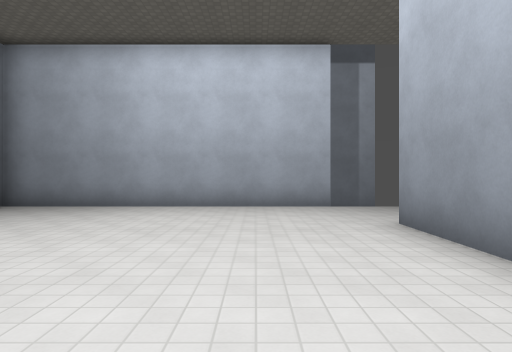
[1] (above)

17 first-person views from a walk through a Godot game level. The camera is 1.5 m above the floor, looks level and sees 75° across. The floor is counted in squares, 2 m on a side. Each view is taken from the middle of a square. On the plan, view 1 faces up. The plan holds only what a view shows up to about 11 squares ahead; the rest is blank. Flat picture figures and markers are left out. Surface patterns are stand-ins for the level's own textures.

[2]
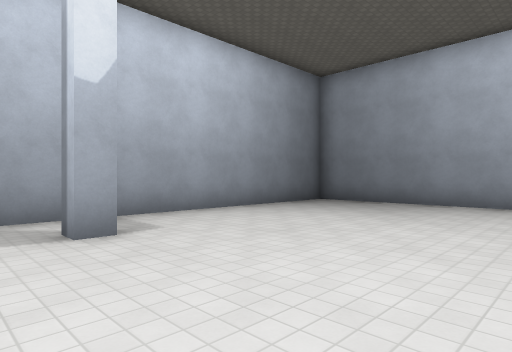

[3]
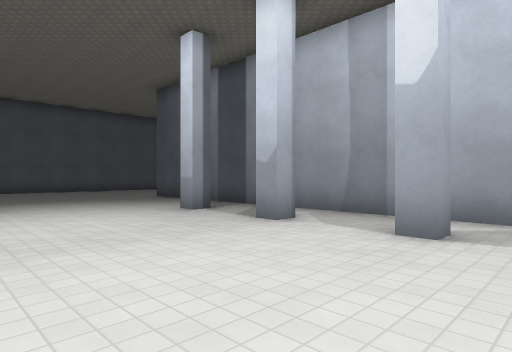

[4]
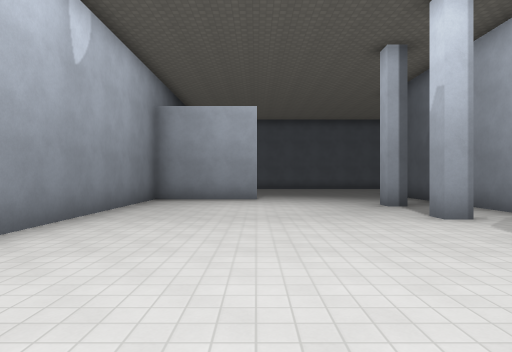

[5]
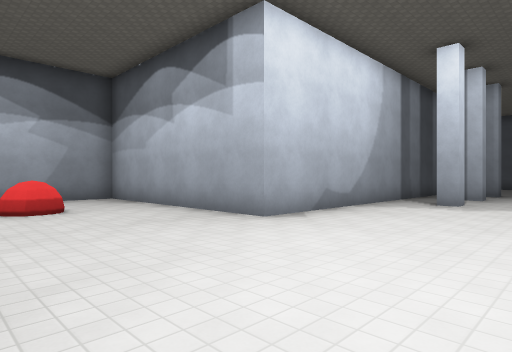

[6]
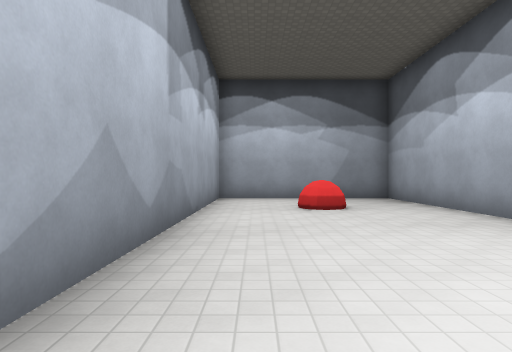

[7]
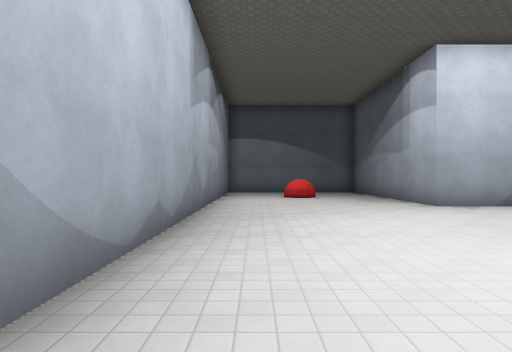

[8]
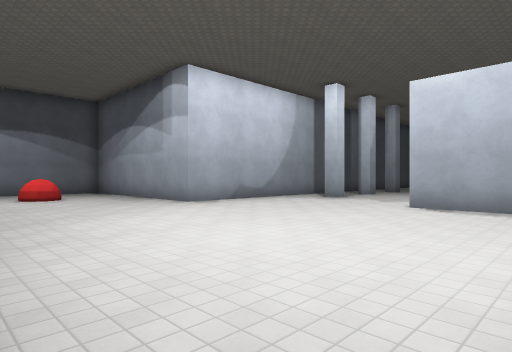

[9]
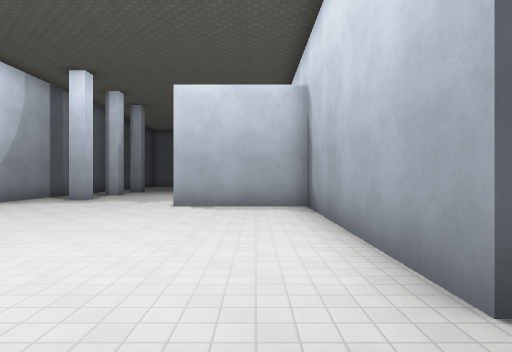

[10]
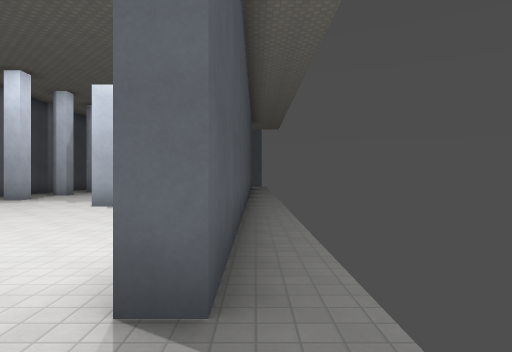

[11]
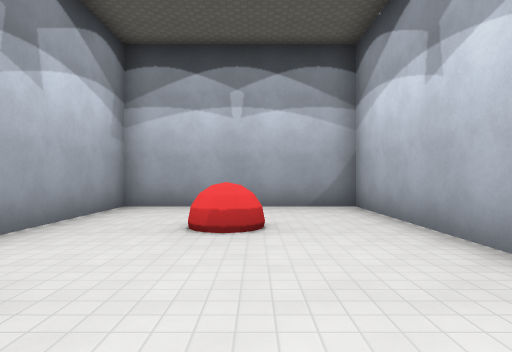

[12]
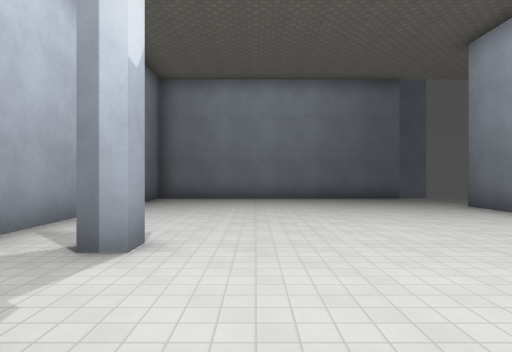

[13]
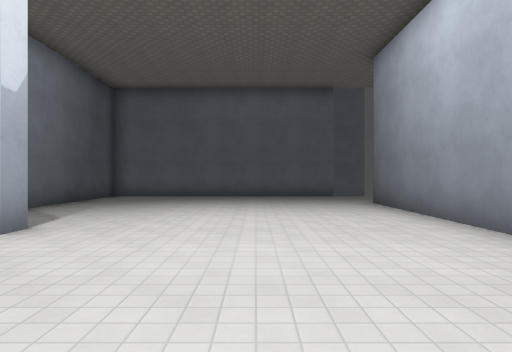

[14]
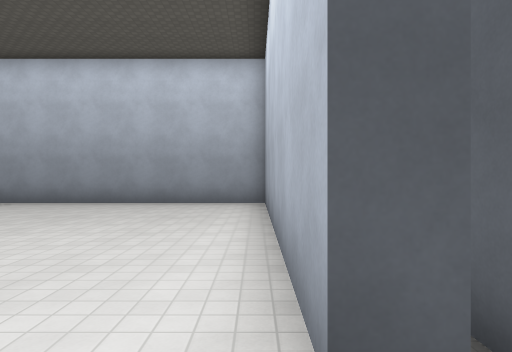

[15]
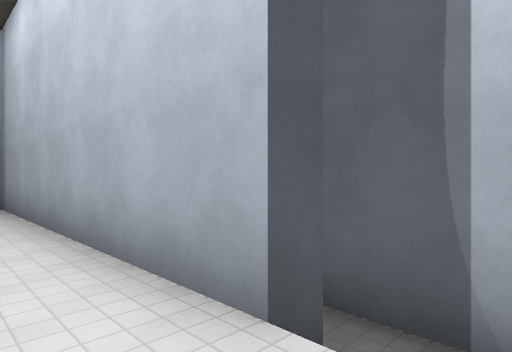

[16]
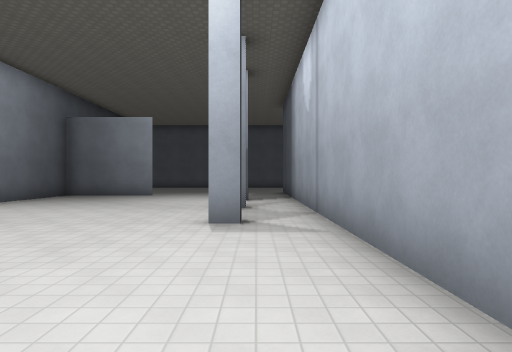

[17]
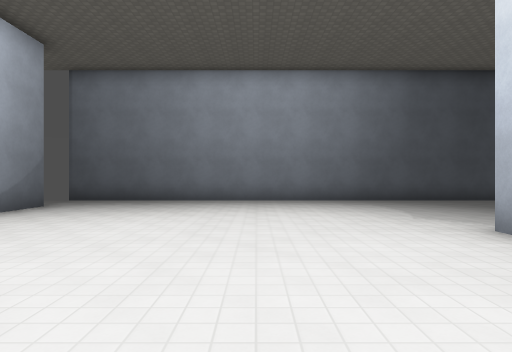

### Floor plan
Points are (right, up) in squares from view 1. A wall is a line through its corners. A room is listed if a view was taken in it or the views show most of it. See-through windows are left out.
Room 1 (views 1, 2, 3, 4, 5, 6, 7, 8, 9, 10, 11, 12, 13, 14, 15, 16, 17)
walls: (-4.8, -4.2) (-4.2, -4.2) (-4.2, -4.7) (-4.8, -4.7); (-1.1, -6.8) (2.2, -6.8) (-1.1, -6.8); (-4.9, -1.7) (-4.2, -1.7) (-4.2, -2.2) (-4.8, -2.2); (-4.2, 0.3) (-4.8, 0.3) (-4.8, 0.8) (-4.2, 0.8) (-4.2, 0.3); (2.8, -4.2) (2.8, -13.2) (2.3, -13.2) (2.3, 5.2); (1.9, 8.3) (-6.2, 8.3) (-6.2, -9.5) (-13.2, -9.5) (-13.2, -15.2) (2.8, -15.2); (3.5, 9.6) (0.5, 9.6)
objects: orb (-10, -13) to (-10, -12)

Positions as (right, up) in squares from view 1, and headings:
1: (0, 0), facing up
2: (0, -1), facing up-left
3: (0, 2), facing down-left
4: (-1, 4), facing down
5: (-2, -14), facing up-left
6: (-2, -14), facing left
7: (2, -14), facing left
8: (2, -15), facing up-left
9: (1, -15), facing up
10: (3, -15), facing up
11: (-5, -12), facing left
12: (-3, -3), facing up
13: (-1, -4), facing up
14: (3, 8), facing left
15: (3, 7), facing up-left
16: (-5, 6), facing down
17: (-3, -5), facing down
